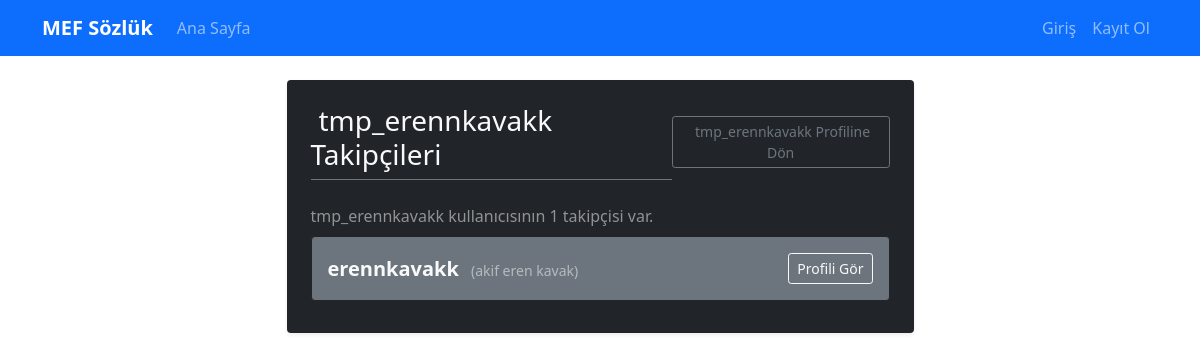
The app's page /user/followers/tmp_erennkavakk with its own data.
### app/models/user.py (models this page shows, shortened)
class User(UserMixin, db.Model):
    id = db.Column(db.Integer, primary_key=True)
    email = db.Column(db.String(120), unique=True, nullable=False)
    nickname = db.Column(db.String(80), unique=True, nullable=False)
    real_name = db.Column(db.String(100), nullable=False)
    password_hash = db.Column(db.String(128))
    email_confirmed = db.Column(db.Boolean, default=False)
    email_confirmation_token = db.Column(db.String(100), unique=True)
    created_at = db.Column(db.DateTime, default=lambda: datetime.now(timezone.utc))
    last_seen = db.Column(db.DateTime, default=lambda: datetime.now(timezone.utc))
    is_admin = db.Column(db.Boolean, default=False)
    is_active = db.Column(db.Boolean, default=True)
    bio = db.Column(db.Text)
    entries = db.relationship('Entry', backref='author', lazy='dynamic', cascade='all, delete-orphan')
    following = db.relationship('Follow',
                               foreign_keys='Follow.follower_id',
                               backref='follower',
                               lazy='dynamic',
                               cascade='all, delete-orphan')
    followers = db.relationship('Follow',
                               foreign_keys='Follow.followed_id',
                               backref='followed',
                               lazy='dynamic',
                               cascade='all, delete-orphan')
    favorites = db.relationship('Favorite', backref='user', lazy='dynamic', cascade='all, delete-orphan')
    sent_messages = db.relationship('Message',
                                   foreign_keys='Message.sender_id',
                                   backref='sender',
                                   lazy='dynamic',
                                   cascade='all, delete-orphan')
    received_messages = db.relationship('Message',
                                       foreign_keys='Message.recipient_id',
                                       backref='recipient',
                                       lazy='dynamic',
                                       cascade='all, delete-orphan')

### app/routes/user.py (the view)
@bp.route('/followers/<nickname>')
def followers(nickname):
    profile_user = User.query.filter_by(nickname=nickname).first_or_404()
    page = request.args.get('page', 1, type=int)
    followers_pagination = User.query.join(Follow, User.id == Follow.follower_id)\
        .filter(Follow.followed_id == profile_user.id)\
        .order_by(desc(Follow.created_at)) \
        .paginate(page=page, per_page=20, error_out=False)
    return render_template('user/followers.html',
                           profile_user=profile_user, # Kimin listesi olduğu bilgisi
                           users_page=followers_pagination, # Takipçilerin paginated listesi
                           title=f"{profile_user.nickname} Takipçileri",
                           timezone=timezone)

### app/templates/user/followers.html (shortened to what this page needs)
{% extends "base.html" %}
{% block content %}
<div class="container mt-4 text-light">
    <div class="row justify-content-center">
        <div class="col-md-8 col-lg-7">
            <div class="bg-dark border-secondary p-4 rounded shadow-sm">
                <div class="d-flex justify-content-between align-items-center mb-4">
                    <h3 class="border-bottom border-secondary pb-2 mb-0 text-break">
                        {{ title }}
                    </h3>
                     <a href="{{ url_for('user.profile', nickname=profile_user.nickname) }}" class="btn btn-sm btn-outline-secondary">
                         {{ profile_user.nickname }} Profiline Dön
                    </a>
                </div>
                {% if users_page.items %}
                    <p class="text-white-50 mb-2">{{ profile_user.nickname }} kullanıcısının {{ users_page.total }} takipçisi var.</p>
                    <ul class="list-group">
                        {% for u in users_page.items %}
                            <li class="list-group-item bg-secondary text-light border-dark d-flex flex-column flex-sm-row justify-content-between align-items-sm-center p-3 mb-2 rounded">
                                <div class="mb-2 mb-sm-0">
                                    <a href="{{ url_for('user.profile', nickname=u.nickname) }}" class="link-light text-decoration-none fw-bold fs-5 hover-underline">{{ u.nickname }}</a>
                                    {% if u.real_name %}<small class="text-white-50 ms-2 d-block d-sm-inline">({{ u.real_name }})</small>{% endif %}
                                </div>
                                <div class="mt-2 mt-sm-0">
                                    {% if current_user.is_authenticated %}
                                        {% if current_user.id == u.id %}
                                            <a href="{{ url_for('user.edit_profile') }}" class="btn btn-sm btn-outline-light disabled">Bu Sensin</a>
                                        {% elif current_user.is_following(u) %}
                                            <button class="btn btn-sm btn-danger follow-toggle-btn"
                                                    data-nickname="{{ u.nickname }}"
                                                    data-action="unfollow">
                                                <i class="fas fa-user-minus me-1"></i>Takipten Çık
                                            </button>
                                        {% else %}
                                            <button class="btn btn-sm btn-success follow-toggle-btn"
                                                    data-nickname="{{ u.nickname }}"
                                                    data-action="follow">
                                                <i class="fas fa-user-plus me-1"></i>Takip Et
                                            </button>
                                        {% endif %}
                                    {% else %}
                                        <a href="{{ url_for('user.profile', nickname=u.nickname) }}" class="btn btn-sm btn-outline-light">Profili Gör</a>
                                    {% endif %}
                                </div>
                            </li>
                        {% endfor %}
                    </ul>
                {% else %}
                    <div class="alert bg-info text-dark border-info mt-3" role="alert">
                        <i class="fas fa-info-circle me-2"></i>{{ profile_user.nickname }} kullanıcısının henüz hiç takipçisi yok.
                    </div>
                {% endif %}
            </div>
        </div>
    </div>
</div>
{% endblock %}

### app/static/css/style.css (style rules this page uses)
a[href*="/user/"] { font-weight: 500; text-decoration: none; }

### records on screen
User: nickname "tmp_erennkavakk"
User: nickname "erennkavakk", real_name "akif eren kavak"

### other values on screen
{{ title }} "tmp_erennkavakk Takipçileri"
{{ users_page.total }} "1"
